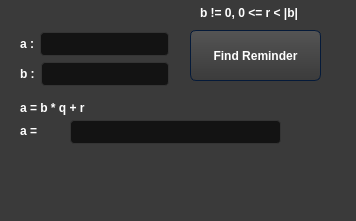
<?xml version="1.0" encoding="UTF-8"?>
<ui version="4.0">
 <class>MainWindow</class>
 <widget class="QMainWindow" name="MainWindow">
  <property name="geometry">
   <rect>
    <x>0</x>
    <y>0</y>
    <width>356</width>
    <height>221</height>
   </rect>
  </property>
  <property name="windowTitle">
   <string>MainWindow</string>
  </property>
  <property name="styleSheet">
   <string notr="true">/*-----QWidget-----*/   
QWidget
{
	background-color: #3a3a3a;
	color: #fff;
	selection-background-color: #b78620;
	selection-color: #000;

}


/*-----QPushButton-----*/
QPushButton
{
	background-color: qlineargradient(spread:repeat, x1:1, y1:0, x2:1, y2:1, stop:0 rgba(84, 84, 84, 255),stop:1 rgba(59, 59, 59, 255));
	color: #ffffff;
	min-width: 80px;
	border-style: solid;
	border-width: 1px;
	border-radius: 6px;
	border-color: #051a39;
	padding: 5px;

}


QPushButton::flat
{
	background-color: transparent;
	border: none;
	color: #fff;

}


QPushButton::disabled
{
	background-color: #404040;
	color: #656565;
	border-color:  rgb(175, 168, 167)    /*#051a39;*/

}


QPushButton::hover
{
	background-color: rgba(183, 134, 32, 20%);
	border: 1px solid #b78620;

}


QPushButton::pressed
{
	background-color: qlineargradient(spread:repeat, x1:1, y1:0, x2:1, y2:1, stop:0 rgba(74, 74, 74, 255),stop:1 rgba(49, 49, 49, 255));
	border: 1px solid #b78620;

}


QPushButton::checked
{
	background-color: qlineargradient(spread:repeat, x1:1, y1:0, x2:1, y2:1, stop:0 rgba(74, 74, 74, 255),stop:1 rgba(49, 49, 49, 255));
	border: 1px solid #222;

}


/*-----QPlainTExtEdit-----*/
QPlainTextEdit
{
	background-color: #131313;
	color : #eee;
	border: 1px solid #343434;
	border-radius: 8px;
	padding: 3px;
	padding-left: 5px;

}

/*-----QLabel-----*/
QLabel
{
	background-color: transparent;
	color: #fff;

}

/*-----QLineEdit-----*/
QLineEdit
{
	
	selection-background-color: darkgray;
	background-color: #131313;
	color : #eee;
	border: 1px solid #343434;
	border-radius: 4px;
	padding: 3px;
	padding-left: 5px;

}


QLineEdit:read-only
{
	background-color: rgb(47, 49, 49);
	color : #eee;

}


/*-----QCheckBox-----*/
QCheckBox
{
	background-color: transparent;
    color: lightgray;
	border: none;

}

QCheckBox::indicator:unchecked:hover
{
	border: 1px solid #b78620; 
	border-radius: 5px;

}


QCheckBox::disabled
{
	color: #656565;

}


QCheckBox::indicator:disabled
{
	background-color: #656565;
	color: #656565;
    border: 1px solid #656565;

}

/*-----QComboBox-----*/
QComboBox
{
    background-color: qlineargradient(spread:repeat, x1:1, y1:0, x2:1, y2:1, stop:0 rgba(84, 84, 84, 255),stop:1 rgba(59, 59, 59, 255));
    border: 1px solid #000;
    padding-left: 6px;
    color: #ffffff;
    height: 20px;

}


QComboBox::disabled
{
	background-color: #404040;
	color: #656565;
	border-color: #051a39;

}


QComboBox:on
{
    background-color: #b78620;
	color: #000;

}


QComboBox QAbstractItemView
{
    background-color: #383838;
    color: #ffffff;
    border: 1px solid black;
    selection-background-color: #b78620;
    outline: 0;

}


QComboBox::drop-down
{
	background-color: qlineargradient(spread:repeat, x1:1, y1:0, x2:1, y2:1, stop:0 rgba(57, 57, 57, 255),stop:1 rgba(50, 50, 50, 255));
    subcontrol-origin: padding;
    subcontrol-position: top right;
    width: 15px;
    border-left-width: 1px;
    border-left-color: black;
    border-left-style: solid; 

}


QComboBox::down-arrow
{
    image: url(://arrow-down.png);
    width: 8px;
    height: 8px;
}


</string>
  </property>
  <widget class="QWidget" name="centralwidget">
   <widget class="QWidget" name="layoutWidget">
    <property name="geometry">
     <rect>
      <x>20</x>
      <y>60</y>
      <width>149</width>
      <height>28</height>
     </rect>
    </property>
    <layout class="QHBoxLayout" name="horizontalLayout_2">
     <item>
      <widget class="QLabel" name="label_2">
       <property name="font">
        <font>
         <weight>75</weight>
         <bold>true</bold>
        </font>
       </property>
       <property name="text">
        <string>b :</string>
       </property>
      </widget>
     </item>
     <item>
      <widget class="QLineEdit" name="blineEdit"/>
     </item>
    </layout>
   </widget>
   <widget class="QPushButton" name="calculateButton">
    <property name="geometry">
     <rect>
      <x>190</x>
      <y>30</y>
      <width>131</width>
      <height>51</height>
     </rect>
    </property>
    <property name="font">
     <font>
      <weight>75</weight>
      <bold>true</bold>
     </font>
    </property>
    <property name="text">
     <string>Find Reminder</string>
    </property>
   </widget>
   <widget class="QLabel" name="aLabel">
    <property name="geometry">
     <rect>
      <x>20</x>
      <y>120</y>
      <width>60</width>
      <height>21</height>
     </rect>
    </property>
    <property name="font">
     <font>
      <weight>75</weight>
      <bold>true</bold>
     </font>
    </property>
    <property name="text">
     <string>a = </string>
    </property>
   </widget>
   <widget class="QLabel" name="label_4">
    <property name="geometry">
     <rect>
      <x>20</x>
      <y>100</y>
      <width>91</width>
      <height>16</height>
     </rect>
    </property>
    <property name="font">
     <font>
      <weight>75</weight>
      <bold>true</bold>
     </font>
    </property>
    <property name="text">
     <string>a = b * q + r</string>
    </property>
   </widget>
   <widget class="QLabel" name="label_5">
    <property name="geometry">
     <rect>
      <x>200</x>
      <y>5</y>
      <width>141</width>
      <height>16</height>
     </rect>
    </property>
    <property name="font">
     <font>
      <weight>75</weight>
      <bold>true</bold>
     </font>
    </property>
    <property name="text">
     <string>b != 0, 0 &lt;= r &lt; |b|</string>
    </property>
   </widget>
   <widget class="QLineEdit" name="result">
    <property name="geometry">
     <rect>
      <x>70</x>
      <y>120</y>
      <width>211</width>
      <height>24</height>
     </rect>
    </property>
   </widget>
   <widget class="QWidget" name="">
    <property name="geometry">
     <rect>
      <x>20</x>
      <y>30</y>
      <width>149</width>
      <height>28</height>
     </rect>
    </property>
    <layout class="QHBoxLayout" name="horizontalLayout">
     <item>
      <widget class="QLabel" name="label">
       <property name="font">
        <font>
         <weight>75</weight>
         <bold>true</bold>
        </font>
       </property>
       <property name="text">
        <string>a :</string>
       </property>
      </widget>
     </item>
     <item>
      <widget class="QLineEdit" name="alineEdit"/>
     </item>
    </layout>
   </widget>
  </widget>
  <widget class="QMenuBar" name="menubar">
   <property name="geometry">
    <rect>
     <x>0</x>
     <y>0</y>
     <width>356</width>
     <height>22</height>
    </rect>
   </property>
  </widget>
  <widget class="QStatusBar" name="statusbar"/>
 </widget>
 <resources/>
 <connections/>
</ui>
